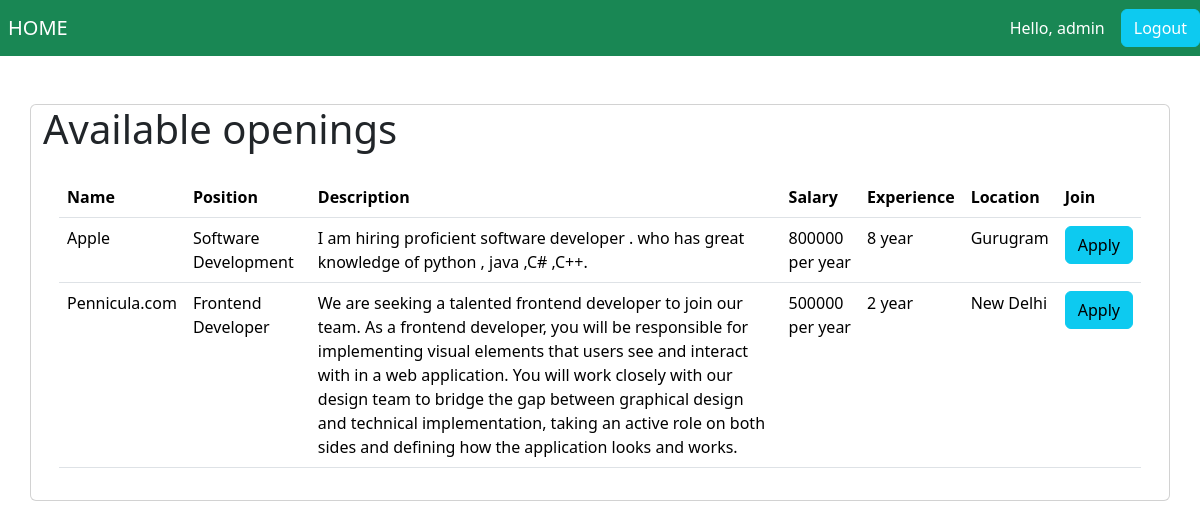
The app's page / (signed in) with its own data.
### app/models.py (models this page shows, shortened)
class Company(models.Model):
    user=models.OneToOneField(User,null=True,on_delete=models.CASCADE)
    name=models.CharField(max_length=200,null=True)
    position=models.CharField(max_length=200,null=True)
    description=models.CharField(max_length=2000,null=True)
    salary=models.IntegerField(null=True)
    experience=models.IntegerField(null=True)
    Location=models.CharField(max_length=2000,null=True)

### app/views.py (the view)
# urls.py: 2. Add a URL to urlpatterns:  path('', views.home, name='home')
def home(request):
        companies=Company.objects.all()
        context={
            'companies':companies,
        }
        return render(request,'Jobseeker.html',context)

### app/templates/Jobseeker.html
{% extends 'main.html' %}
{% load static%}
{% block content %}
<div class="container card">
    <h1>Available openings</h1>
    <div class="card-body">
        <table class="table table-hover">
            <tr>
                <th>Name</th>
                <th>Position</th>
                <th>Description</th>
                <th>Salary</th>
                <th>Experience</th>
                <th>Location</th>
                <th>Join</th>
            </tr>
            {% for c in companies %}
                <tr>
                    <td>{{c.name}}</td>
                    <td>{{c.position}}</td>
                    <td>{{c.description}}</td>
                    <td>{{c.salary}} per year</td>
                    <td>{{c.experience}} year</td>
                    <td>{{c.Location}}</td>
                    <td><a href="{% url 'apply' %}" class="btn btn-info " type="submit">Apply</a></td>
                </tr>
            {% endfor %}
        </table>
    </div>
</div>
{% endblock %}

### app/templates/navbar.html (shortened to what this page needs)
<head>
  </head>
  <nav class="navbar navbar-expand-lg navbar-dark bg-success">
      <a class="navbar-brand mx-2" href="{% url 'home' %}"> HOME </a>
      {% if request.user.is_authenticated %}
      <span class="user mx-3">Hello, {{request.user}}</span>
      <span ><a  class="user btn btn-info" href ="{% url 'logout' %}"> Logout</a></span>
      {% else %}
          <span ><a class="user mx-4  " href="{% url 'login' %}"> Login </a></span>
          <span ><a class="user mx-3"  href="{% url 'register' %}"> Register </a></span>
      {% endif  %}
    </nav>

### app/templates/navbar.html (style rules this page uses)
.user { color:white; text-decoration: none; }

### records on screen
Company: name "Apple", position "Software Development", description "I am hiring proficient software developer . who has great knowledge of python , java ,C# ,C++.", salary "800000", experience "8", Location "Gurugram"
Company: name "Pennicula.com", position "Frontend Developer", description "We are seeking a talented frontend developer to join our team. As a frontend developer, you will be responsible for implementing visual elements that users see and interact with in a web application. You will work closely with our design team to bridge the gap between graphical design and technical implementation, taking an active role on both sides and defining how the application looks and works.", salary "500000", experience "2", Location "New Delhi"

### other values on screen
{{ request.user }} "admin"
